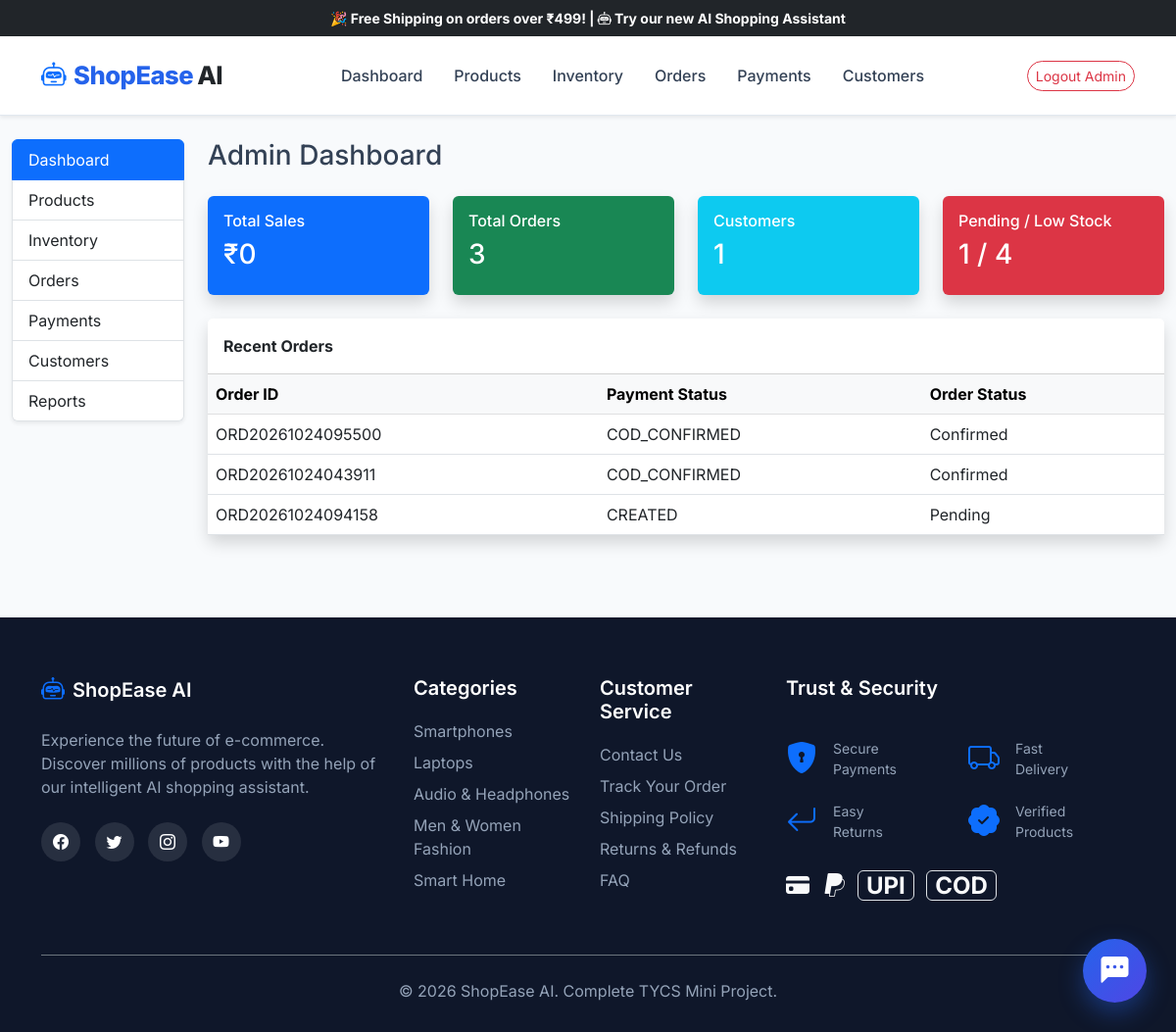
The page /admin/dashboard (signed in) on the database its author committed.
### tables this page shows
CREATE TABLE orders (
            id VARCHAR(50) PRIMARY KEY,
            razorpay_order_id VARCHAR(100),
            razorpay_payment_id VARCHAR(100),
            razorpay_signature VARCHAR(255),
            name VARCHAR(100),
            email VARCHAR(100),
            phone VARCHAR(20),
            address TEXT,
            city VARCHAR(100),
            state VARCHAR(100),
            pin VARCHAR(20),
            total_amount REAL,
            payment_method VARCHAR(50),
            payment_status VARCHAR(50) DEFAULT 'Pending',
            order_status VARCHAR(50) DEFAULT 'Pending',
            created_at TIMESTAMP DEFAULT CURRENT_TIMESTAMP,
            user_id INTEGER REFERENCES users(id)
        );

### admin.py (the view)
@admin_bp.route('/dashboard')
@admin_required
def dashboard():
    conn = get_db()
    total_sales = conn.execute("SELECT SUM(total_amount) as total FROM orders WHERE payment_status = 'PAID'").fetchone()['total'] or 0
    total_orders = conn.execute("SELECT COUNT(id) as count FROM orders").fetchone()['count']
    total_customers = conn.execute("SELECT COUNT(id) as count FROM users WHERE role = 'customer'").fetchone()['count']
    total_products = conn.execute("SELECT COUNT(id) as count FROM products").fetchone()['count']
    pending_orders = conn.execute("SELECT COUNT(id) as count FROM orders WHERE order_status = 'Pending'").fetchone()['count']
    low_stock = conn.execute("SELECT COUNT(id) as count FROM products WHERE stock < 10").fetchone()['count']
    recent_orders = conn.execute("SELECT id, payment_status, order_status FROM orders ORDER BY created_at DESC LIMIT 5").fetchall()
    conn.close()
    stats = {
        'total_sales': total_sales,
        'total_orders': total_orders,
        'total_customers': total_customers,
        'total_products': total_products,
        'pending_orders': pending_orders,
        'low_stock': low_stock
    }
    return render_template('admin_dashboard.html', stats=stats, recent_orders=recent_orders)

### app.py (called while the page is built, shortened)
def get_db_path():
    return DB_PATH

def get_db_connection():
    db_url = os.getenv('DATABASE_URL')
    import sqlite3
    db_file = get_db_path()
    conn = sqlite3.connect(db_file)
    conn.row_factory = sqlite3.Row
    return conn

### auth.py (called while the page is built)
def get_db():
    from app import get_db_connection
    return get_db_connection()

def admin_required(f):
    @wraps(f)
    def decorated_function(*args, **kwargs):
        if 'user_id' not in session:
            flash('Please log in first.', 'danger')
            return redirect(url_for('auth.admin_login'))
        if session.get('role') != 'admin':
            flash('Unauthorized access.', 'danger')
            return redirect(url_for('index'))
        return f(*args, **kwargs)
    return decorated_function

### templates/admin_dashboard.html (shortened to what this page needs)
{% extends 'base.html' %}
{% block content %}
<div class="container-fluid py-4">
    <div class="row">
        <div class="col-md-2 mb-4">
            <div class="list-group shadow-sm border-0">
                <a href="{{ url_for('admin.dashboard') }}" class="list-group-item list-group-item-action active">Dashboard</a>
                <a href="{{ url_for('admin.products') }}" class="list-group-item list-group-item-action">Products</a>
                <a href="{{ url_for('admin.inventory') }}" class="list-group-item list-group-item-action">Inventory</a>
                <a href="{{ url_for('admin.orders') }}" class="list-group-item list-group-item-action">Orders</a>
                <a href="{{ url_for('admin.payments') }}" class="list-group-item list-group-item-action">Payments</a>
                <a href="{{ url_for('admin.customers') }}" class="list-group-item list-group-item-action">Customers</a>
                <a href="{{ url_for('admin.reports') }}" class="list-group-item list-group-item-action">Reports</a>
            </div>
        </div>
        <div class="col-md-10">
            <h3 class="mb-4">Admin Dashboard</h3>
            <div class="row g-4 mb-4">
                <div class="col-md-3">
                    <div class="card bg-primary text-white shadow border-0 h-100">
                        <div class="card-body">
                            <h6>Total Sales</h6>
                            <h3>₹{{ stats.total_sales }}</h3>
                        </div>
                    </div>
                </div>
                <div class="col-md-3">
                    <div class="card bg-success text-white shadow border-0 h-100">
                        <div class="card-body">
                            <h6>Total Orders</h6>
                            <h3>{{ stats.total_orders }}</h3>
                        </div>
                    </div>
                </div>
                <div class="col-md-3">
                    <div class="card bg-info text-white shadow border-0 h-100">
                        <div class="card-body">
                            <h6>Customers</h6>
                            <h3>{{ stats.total_customers }}</h3>
                        </div>
                    </div>
                </div>
                <div class="col-md-3">
                    <div class="card bg-danger text-white shadow border-0 h-100">
                        <div class="card-body">
                            <h6>Pending / Low Stock</h6>
                            <h3>{{ stats.pending_orders }} / {{ stats.low_stock }}</h3>
                        </div>
                    </div>
                </div>
            </div>
            <div class="card shadow border-0">
                <div class="card-header bg-white fw-bold py-3">Recent Orders</div>
                <div class="card-body p-0">
                    <div class="table-responsive">
                        <table class="table table-hover mb-0">
                            <thead class="table-light">
                                <tr>
                                    <th>Order ID</th>
                                    <th>Payment Status</th>
                                    <th>Order Status</th>
                                </tr>
                            </thead>
                            <tbody>
                                {% for order in recent_orders %}
                                <tr>
                                    <td>{{ order.id }}</td>
                                    <td>{{ order.payment_status }}</td>
                                    <td>{{ order.order_status }}</td>
                                </tr>
                                {% endfor %}
                            </tbody>
                        </table>
                    </div>
                </div>
            </div>
        </div>
    </div>
</div>
{% endblock %}

### static/css/style.css (style rules this page uses)
:root { --primary: #2563EB; --primary-hover: #1D4ED8; --secondary: #10B981; --dark: #0F172A; --light: #F8FAFC; --gray-bg: #F1F5F9; --text-main: #334155; --text-muted: #64748B; --radius: 12px; }
body { font-family: 'Inter', 'Segoe UI', Tahoma, Geneva, Verdana, sans-serif; background-color: var(--light); color: var(--text-main); display: flex; flex-direction: column; min-height: 100vh; }
a { text-decoration: none; }

### rows shown on the page
orders: id "ORD20261024095500", payment_status "COD_CONFIRMED", order_status "Confirmed"
orders: id "ORD20261024043911", payment_status "COD_CONFIRMED", order_status "Confirmed"
orders: id "ORD20261024094158", payment_status "CREATED", order_status "Pending"

### other values the page prints
{{ stats.total_sales }} "0"
{{ stats.total_orders }} "3"
{{ stats.total_customers }} "1"
{{ stats.pending_orders }} "1"
{{ stats.low_stock }} "4"
